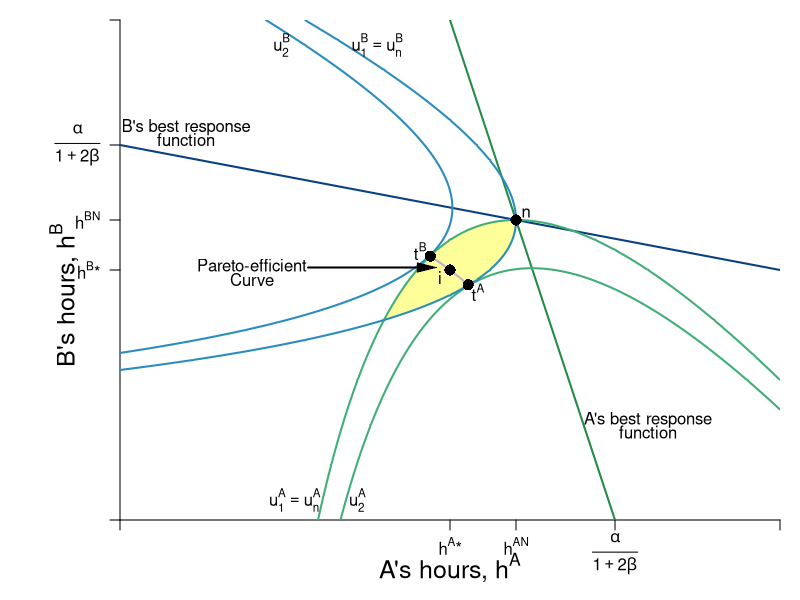

Here is the R script that generated this plot:
require(shape)
pdf(file = "coordination_failures/coord_brfs_cournot.pdf", width = 9, height = 7)

#Set parameters for graphics
axislabelsize <- 1.5
graphlinewidth <- 2
segmentlinewidth <- 1.5

COL <- c("#7fc97f", "#beaed4", "#fdc086", "#ffff99", "#386cb0", "#f0027f", "#bf5b17", "#666666")
COLA <- c("#99d8c9","#66c2a4","#41ae76", "#238b45", "#005824")
COLB <- c("#4eb3d3", "#2b8cbe", "#0868ac","#084081")

par(mar =  c(4, 6, 1, 1))

uA <- function(ea, eb, alpha = 30, beta = 1/2) {
  (alpha - beta*(ea+eb))*ea - 0.5*(ea)^2
}

uB <- function(ea, eb, alpha = 30, beta = 1/2) {
  (alpha - beta*(ea+eb))*eb - 0.5*(eb)^2
}

brfB <- function(ea, alpha = 30, beta = 1/2) {
  (alpha - beta*ea)/(1 + 2*beta)
}

brfA <- function(ea, alpha = 30, beta = 1/2) {
  (alpha - ea*(1 + 2*beta))/(beta)
}

brfPE <- function(ea, alpha = 30, beta = 1/8) {
  alpha*(1 - beta*ea)
}

hANE <- function(alpha, beta = 1/2){
  alpha/(1 + 3*beta)
}

hApEff2 <- function(alpha, beta = 1/2){
  alpha/(1 + 4*beta)
}

intercept1 <- function(alpha, beta = 1/2){
  alpha/(1 + 2*beta)
}

PEC <- function(ea, alpha = 30, beta = 1/2){
  a = beta*(1+2*beta);
  b = -alpha*(1+3*beta)+(1+2*beta)^2*ea;
  c = alpha^2 - alpha*(1+3*beta)*ea+ beta*(1+2*beta)*ea^2
  delta = b^2-4*a*c
  return((-b-sqrt(delta))/(2*a))
}


indiffA <- function(ea, alpha = 30, beta = 1/2, uA = 144) {
  (alpha*ea - beta*(ea)^2 - 0.5*(ea)^2 - uA)/(beta*ea)
}

indiffBroot1 <- function(ea, alpha = 30, beta = 30, uB = 144){
  (-sqrt(alpha^2 - 2*alpha*beta*ea + beta^2*ea^2 - 4*beta*uB - 2*uB) + alpha - beta*ea)/(2*beta + 1)
}

indiffBroot2 <- function(ea, alpha = 30, beta = 30, uB = 144){
  (sqrt(alpha^2 - 2*alpha*beta*ea + beta^2*ea^2 - 4*beta*uB - 2*uB) + alpha - beta*ea)/(2*beta + 1)
}


indiffB <- function(eb, alpha = 30, beta = 1/2, uB = 144) {
  (alpha*eb - uB - 0.5*eb^2)/(alpha*beta*eb)
}

indiffB2 <- function(ea, alpha = 30, beta = 1/2, uB = 144) {
  sqrt(alpha^2*(beta*ea - 1)^2 - 2*uB) - alpha*beta*ea + alpha
}

indiffB3 <- function(ea, alpha = 30, beta = 1/2, uB = 144) {
  -sqrt(alpha^2*(beta*ea - 1)^2 - 2*uB) - alpha*beta*ea + alpha
}


xlims <- c(0, 20)
ylims <- c(0, 20)

npts <- 501 
x <- seq(xlims[1], xlims[2], length.out = npts)
y <- seq(ylims[1], ylims[2], length.out = npts) 
a <- c(uA(hANE(alpha = 30, beta = 1/2), hANE(alpha = 30, beta = 1/2)), 
       #uA(hApEff2(alpha = 30, beta = 1/2), hApEff2(alpha = 30, beta = 1/2)),
       155.8)
b <- c(uA(hANE(alpha = 30, beta = 1/2),hANE(alpha = 30, beta = 1/2)), 
       #uB(hApEff2(alpha = 30, beta = 1/2), hApEff2(alpha = 30, beta = 1/2)), 
       155.8)


plot(0, 0, xlim = xlims, ylim = ylims, type = "n",
     xlab = expression(paste("")),
     ylab = expression(paste("")), 
     xaxt = "n", 
     yaxt = "n", 
     cex.lab = axislabelsize, 
     bty = "n",
     xaxs="i", 
     yaxs="i")

# ticksy <- seq(from = 0, to = ylims[2], by = 2)
# ylabels <- seq(from = 0, to = ylims[2], by = 2)
# ticksx <- seq(from = 0, to = xlims[2], by = 2)
# xlabels <- seq(from = 0, to = xlims[2], by = 2)
ticksy <- c(0, hApEff2(alpha = 30), hANE(alpha = 30), intercept1(alpha = 30), ylims[2])
ylabels <- c(NA, expression(paste(h^B,"*")), expression(paste(h^{BN})), expression(paste(frac(alpha, 1 + 2*beta))), NA)
ticksx <- c(0, hApEff2(alpha = 30), hANE(alpha = 30), intercept1(alpha = 30), xlims[2])
xlabels <- c(NA, expression(paste(h^A,"*")), expression(paste(h^{AN})), expression(paste(frac(alpha, 1 + 2*beta))), NA)

axis(1, at = ticksx,  pos = 0, labels = FALSE)
text(x = c(0, hApEff2(alpha = 30), hANE(alpha = 30), intercept1(alpha = 30), xlims[2]), par("usr")[3] - 0.4, labels = xlabels, srt = 0, pos = 1, xpd = TRUE)

axis(2, at = ticksy, pos = 0, labels = ylabels, las = 1)

npts <- 500 
xx1 <- seq(xlims[1], xlims[2], length.out = npts)
xx2 <- seq(9.4, 10.55, length.out = npts)

#I need something like xx1 with npts for 
xpoly1 <- seq(from = 8, to = 12, length.out = 500)
ypoly1 <- indiffA(xpoly1, uA = 144, alpha = 30, beta = 1/2)
ypoly2 <- indiffBroot1(xpoly1, uB = 144, alpha = 30, beta = 1/2)
polygon(x = c(xpoly1, rev(xpoly1)), y = c(ypoly1, rev(ypoly2)), col=COL[4], density=NULL, border = NA)



lines(xx1, brfA(xx1, alpha = 30, beta = 1/2), col = COLA[4], lwd = graphlinewidth)
lines(xx1, brfB(xx1, alpha = 30, beta = 1/2), col = COLB[4], lwd = graphlinewidth)
lines(xx2, PEC(xx2, alpha = 30, beta = 1/2), col = COL[2], lwd = graphlinewidth)
#lines(xx1, PECroot2(xx1, alpha = 30, beta = 1/2), col = COLB[2], lwd = graphlinewidth)
#lines(xx1, indiffB(xx1, alpha = 30, beta = 1/2, uB = 42), col = COL[2], lwd = graphlinewidth)
#lines(xx1, indiffB2(xx1, alpha = 30, beta = 1/2, uB = 46.08), col = COL[2], lwd = graphlinewidth)
#lines(xx1, indiffB3(xx1, alpha = 30, beta = 1/2, uB = 46.08), col = COL[2], lwd = graphlinewidth)
#lines(xx1, indiffAlow(xx1, uA = 42, alpha = 30, beta = 1/2), col = COL[2], lwd = graphlinewidth)
#lines(xx1, indiffAgain(xx1, uA = 42, alpha = 30, beta = 1/2), col = COL[2], lwd = graphlinewidth)


#persp(x, y, outer(x, y, u), ticktype="detailed") 
contour(y, x, 
        outer(x, y, uA),
        drawlabels = FALSE,
        col = COLA[3],
        lwd = graphlinewidth,
        levels = a, 
        xaxs="i", 
        yaxs="i", 
        add = TRUE) 

text(0.5*xlims[2], -1.9, expression(paste("A's hours, ", h^A)), xpd = TRUE, cex = axislabelsize)
text(-1.7, 9, expression(paste("B's hours, ", h^B)), xpd = TRUE, cex = axislabelsize, srt = 90) 

#Add arrows:
#arrows(-0.8, 10, -0.8, 14, xpd = TRUE, length=0.1,angle=40,lwd=3)
#arrows(6.2, -1.7, 9, -1.7, xpd = TRUE, length=0.1,angle=40,lwd=3)


contour(x, y, 
        outer(x, y, uB),
        #labels = c("v1", "v2", "v3"),
        drawlabels = FALSE,
        col = COLB[2],
        #xlab = expression(paste("")),
        #ylab = expression(paste("")),
        lwd = graphlinewidth,
        levels = b, 
        add = TRUE
        #xaxs="i", 
        #yaxs="i"
) 

#segments(0, 12, 12, 12, lty = 1, col = COL[2] , lwd = graphlinewidth)

#segments(4.11765, 6.17647, 5.88, 8.88, lty = 1, col = COL[2] , lwd = graphlinewidth)
text(4, 10.2, expression("Pareto-efficient"))
text(4, 9.6, expression("Curve"))
Arrows(5.7, 10.1, 9.3, 10.1, col = "black", lty = 1, lwd = 2, arr.type = "triangle", arr.lwd = 0.5)

#Label the iso-welfare functions for the HG, Aisha
text(5.3, 0.8, expression(u[1]^A == u[n]^A))
text(7.2, 0.8, expression(u[2]^A))
# text(4.4, 0.8, expression(u[3]^A))
# text(5.2, 0.8, expression(u[4]^A))
# text(9.2, 0.8, expression(u[5]^A))

#Label the indifference curves for the HG, Betty
text(7.8, 19, expression(u[1]^B == u[n]^B))
text(4.9, 19, expression(u[2]^B))
# text(6.75, 17, expression(u[3]^B))
# text(6, 17, expression(u[4]^B))
# text(3.2, 17, expression(u[5]^B))

#Label Nash Equilibrium 
#segments(0, 9.6, 9.6, 9.6, lty = 2, col = "gray" , lwd = segmentlinewidth)
#segments(9.6, 0, 9.6, 9.6, lty = 2, col = "gray" , lwd = segmentlinewidth)
points(hANE(alpha = 30), hANE(alpha = 30), pch = 16, col = "black", cex = 1.5)
#text(11.3, 10.1, expression(paste("Nash Equilibrium")))
text(hANE(alpha = 30) + 0.3, hANE(alpha = 30) + 0.3, expression(paste("n")))


#Annotate Pareto Efficient Curve and relevant points
points(10.55, PEC(10.55), pch = 16, col = "black", cex = 1.5)
text(10.55 + 0.3, PEC(10.55) - 0.3, expression(paste(t^A)))


points(9.4, PEC(9.4), pch = 16, col = "black", cex = 1.5)
text(9.4 - 0.3, PEC(9.4) + 0.2, expression(paste(t^B)))

points(hApEff2(alpha = 30), hApEff2(alpha = 30), pch = 16, col = "black", cex = 1.5)
text(hApEff2(alpha = 30)- 0.3, hApEff2(alpha = 30) - 0.3, expression(paste(i)))

#points(5.84, 8.77, pch = 16, col = "black", cex = 1.5)

#B's brf
text(2, 15.7, expression(paste("B's best response")))
text(2, 15.2, expression(paste("function")))
#Arrows(2, 16.5, 2, 15.2, col = "black", lty = 1, lwd = 2, arr.type = "triangle", arr.lwd = 0.5)

#A's brf
text(16, 4, expression(paste("A's best response")))
text(16, 3.5, expression(paste("function")))
#Arrows(15.5, 3, 15.5, 1.3, col = "black", lty = 1, lwd = 2, arr.type = "triangle", arr.lwd = 0.5)


# points(2.8, 11.2, pch = 16, col = "black", cex = 1.5)
# text(15.5, 4, expression(paste("A's best response")))
# 
# points(11.2, 2.8, pch = 16, col = "black", cex = 1.5)
# text(15.5, 4, expression(paste("A's best response")))

dev.off()
